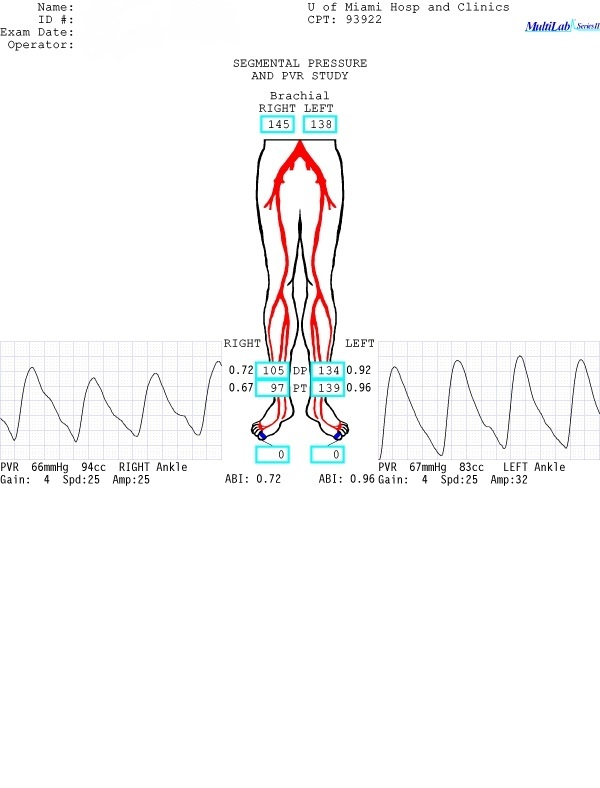
%> input picture ReadyForUse/p1.jpg, 600 x 788 px
$ octave --eval "result = ocrFrom('p1.jpg');"   (GNU Octave 9; MATLAB toolbox functions it lacks are replaced by stand-ins)
%> lines starting %> are read from the running program, lines starting %| are printed output that depends on the picture
### ReadyForUse/extractNumFrom.m
function numToBeProcessed = extractNumFrom(filename)
%> called with filename = 'p1.jpg'
% filename is the filename of the image
% numToBeProcessed is a 3D array (:,:,6), containing six numbers image
% 3rd dimension of numToBeProcessed = [upLeft, upRight, midLeft, midRight,
% bottomLeft, bottomRight]

%% read in the file, convert to gray scale
imageColor = imread(filename);
%> imageColor is the input picture: size 788x600x3 uint8; mean R, G, B 249.2, 248.7, 248.9
imageGray = rgb2gray(imageColor);
%% take six number out
numToBeProcessed = zeros(12,29, 6);
upLeft = imageGray(119:119+11, 264:264+28);
upRight = imageGray(119:119+11, 307:307+28);
midLeft = imageGray(366:366+11, 259:259+28);
midRight = imageGray(366:366+11, 315:315+28);
bottomLeft = imageGray(383:383+11, 259:259+28);
bottomRight = imageGray(383:383+11, 315:315+28);
numToBeProcessed(:,:,1) = upLeft;
numToBeProcessed(:,:,2) = upRight;
numToBeProcessed(:,:,3) = midLeft;
numToBeProcessed(:,:,4) = midRight;
numToBeProcessed(:,:,5) = bottomLeft;
numToBeProcessed(:,:,6) = bottomRight;

%% reverse the gray scale, eliminate low level pixel
numToBeProcessed = 255 - double(numToBeProcessed);
numToBeProcessed(numToBeProcessed<50) = 0;
end

### ReadyForUse/ocrNum.m
function result = ocrNum(numToBeProcessed)
% numToBeProcessed is the output from function extractNumFrom(filename)
% result contains 6 recognized numbers
% result = [upLeft, upRight, midLeft, midRight, bottomLeft, bottomRight]
matFile = load('numLibrary.mat');
library = matFile.numLibrary;
% preallocate result and result in char
resultInChar = zeros(6, 3);
result = zeros(2,3);
% scale facter for increasing resolution of charImage
scale = 5;
% begin ocr
for i = 1:6
    % split numbers into individual char
    %% first 6:11, second 14:19, third: 21:26
    charImage = zeros(12,6,3);
    charImage(:,:,1) = numToBeProcessed(:,6:11,i);
    charImage(:,:,2) = numToBeProcessed(:,14:19,i);
    charImage(:,:,3) = numToBeProcessed(:,21:26,i);
    % increase resolution to better locate center
    bigCharImage = increaseResolution(charImage, scale);
    %% move bigCharImage center to col:15, row:30
    [arrayForColCenter,arrayForRowCenter] = ...
    meshgrid(1:size(bigCharImage,2),1:size(bigCharImage,1));
    center = zeros(3,2);
    for x = 1:3
        if any(any(bigCharImage(:,:,x)))
            center(x,1) = sum(sum(arrayForColCenter.*bigCharImage(:,:,x),1))...
            /sum(sum(bigCharImage(:,:,x),1));
            center(x,2) = sum(sum(arrayForRowCenter.*bigCharImage(:,:,x),2))...
            /sum(sum(bigCharImage(:,:,x),2));
        else
            center(x,:) = [30,15];
        end
    end
    center = round(center);
    shiftedBigChar = zeros(size(bigCharImage));
    for x = 1:3
        shiftedBigChar(:,:,x) = ...
        circshift(bigCharImage(:,:,x), 30-center(x,2));
        shiftedBigChar(:,:,x) = ...
        circshift(shiftedBigChar(:,:,x), 15-center(x,1),2);
    end
    %% compare with library, by multiplying sample and library
    for x = 1:3
        corStem = zeros(10,1);
        for m = 1:10
            corStem(m) = sum(sum(shiftedBigChar(:,:,x).*library(:,:,m)));
        end
        if any(any(bigCharImage(:,:,x)))
            [~, resultInChar(i,x)] = max(corStem);
        else
            resultInChar(i,x) = 0;
        end
    end
end
%> this loop made 6 passes
%> center on passes 1 to 6: [17 34; 15 33; 17 30], [14 35; 15 31; 15 31], [15 31; 13 27; 15 27], [12 30; 14 27; 14 29], [30 15; 15 30; 17 22], [13 34; 14 31; 15 30]
%> pass 1, in ocrNum, `bigCharImage = increaseResolution(charImage, scale);`:
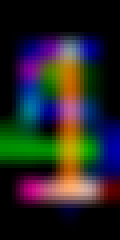
%> bigCharImage: size 60x30x3 double (shown 4 times larger); mean R, G, B 0.000556, 0.000556, 0.000556; drawn with min black and max white
%> pass 2, in ocrNum, `bigCharImage = increaseResolution(charImage, scale);`:
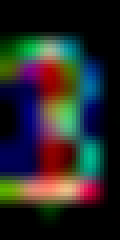
%> bigCharImage: size 60x30x3 double (shown 4 times larger); mean R, G, B 0.000556, 0.000556, 0.000556; mean of the top-left, top-right, bottom-left and bottom-right quarters 0.000591, 0.000425, 0.000634, 0.000573; drawn with min black and max white
%> pass 3, in ocrNum, `bigCharImage = increaseResolution(charImage, scale);`:
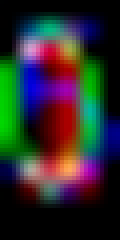
%> bigCharImage: size 60x30x3 double (shown 4 times larger); mean R, G, B 0.000556, 0.000556, 0.000556; mean of the top-left, top-right, bottom-left and bottom-right quarters 0.000698, 0.000522, 0.000463, 0.00054; drawn with min black and max white
%> after the loop:
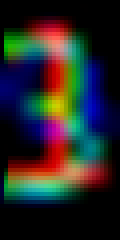
%> shiftedBigChar: size 60x30x3 double (shown 4 times larger); mean R, G, B 0.000556, 0.000556, 0.000556; mean of the top-left, top-right, bottom-left and bottom-right quarters 0.000635, 0.000502, 0.000537, 0.000549; drawn with min black and max white
%> after the loop, corStem = [0.000814; 0.000918; 0.00103; 0.00087; 0.000936; 0.000824; 0.000965; 0.001; 0.00122; 0.00106]; resultInChar = [1 4 5; 1 3 8; 1 10 5; 1 3 4; 0 9 7; 1 3 9]
%% fill in result
resultInChar = mod(resultInChar,10);
%> resultInChar = [1 4 5; 1 3 8; 1 0 5; 1 3 4; 0 9 7; 1 3 9]
for i = 1: 6
    result(i) = ...
        100*resultInChar(i,1)+10*resultInChar(i,2)+resultInChar(i,3);
end
%> after the loop, result = [145 105 97; 138 134 139]
result = result';
%> result = [145 138; 105 134; 97 139]
end

### ReadyForUse/increaseResolution.m
function imageArrayWithIncreasedResolution = increaseResolution(originalImageArray,scale)
imageArrayWithIncreasedResolution = zeros(scale*size(originalImageArray,1)...
    , scale*size(originalImageArray,2),size(originalImageArray,3));
for i = 1:size(originalImageArray,3)
    imageArrayWithIncreasedResolution(:,:,i) = ...
        imresize(originalImageArray(:,:,i),scale);
end
imageArrayWithIncreasedResolution(imageArrayWithIncreasedResolution<0) = 0;
sumSample = zeros(size(originalImageArray,3),1);
for i = 1:size(originalImageArray,3)
    if any(any(imageArrayWithIncreasedResolution(:,:,i)))
        sumSample(i) = sum(sum(imageArrayWithIncreasedResolution(:,:,i)));
        imageArrayWithIncreasedResolution(:,:,i)...
        = imageArrayWithIncreasedResolution(:,:,i)/sumSample(i);
    end
end


### ReadyForUse/ocrFrom.m
function resultNumbers = ocrFrom(filename)
% filename is the filename of the PVR image
% resultNumbers is the numbers extracted from the image
% resultNumbers = [upLeft    , upRight;
%                  midLeft   , midRight;
%                  bottomLeft, bottomRight;]
resultNumbers = ocrNum(extractNumFrom(filename));
%> resultNumbers = [145 138; 105 134; 97 139]

end
